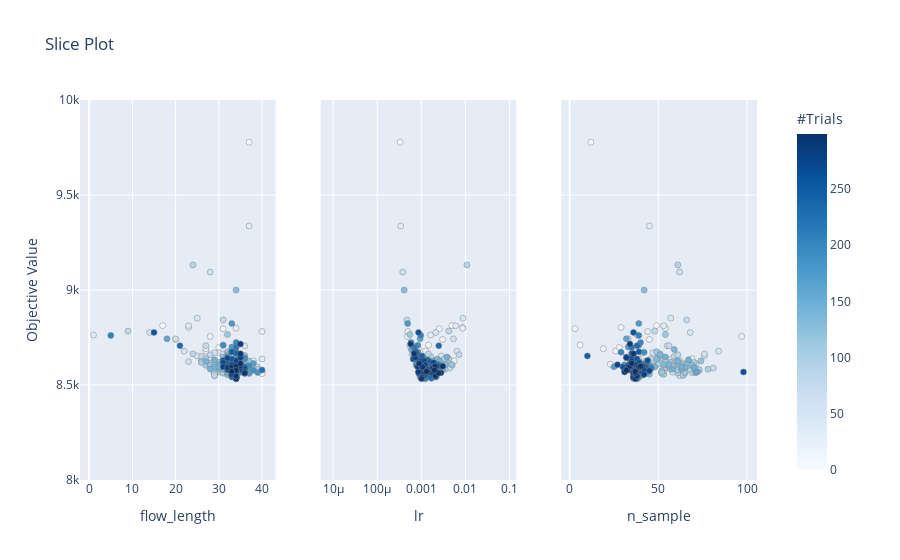

The notebook cell this image was saved under:
### Code cell
fig.update_yaxes(range=[8000, 10000])
fig

### Figure 1 — Plotly figure (JSON) as saved in the notebook; plotly's stock layout.template omitted (floating-point values rounded to 4 significant figures; data arrays with more than 128 entries replaced by an {"elided": "..."} marker saying what was removed)
{"data": [{"marker": {"color": {"elided": "299 int values"}, "colorbar": {"title": {"text": "#Trials"}, "x": 1, "xpad": 40}, "colorscale": [[0, "rgb(247,251,255)"], [0.125, "rgb(222,235,247)"], [0.25, "rgb(198,219,239)"], [0.375, "rgb(158,202,225)"], [0.5, "rgb(107,174,214)"], [0.625, "rgb(66,146,198)"], [0.75, "rgb(33,113,181)"], [0.875, "rgb(8,81,156)"], [1, "rgb(8,48,107)"]], "line": {"color": "Grey", "width": 0.5}, "showscale": true}, "mode": "markers", "showlegend": false, "type": "scatter", "x": {"elided": "299 int values"}, "xaxis": "x", "y": {"elided": "299 float values"}, "yaxis": "y"}, {"marker": {"color": {"elided": "299 int values"}, "colorbar": {"title": {"text": "#Trials"}, "x": 1, "xpad": 40}, "colorscale": [[0, "rgb(247,251,255)"], [0.125, "rgb(222,235,247)"], [0.25, "rgb(198,219,239)"], [0.375, "rgb(158,202,225)"], [0.5, "rgb(107,174,214)"], [0.625, "rgb(66,146,198)"], [0.75, "rgb(33,113,181)"], [0.875, "rgb(8,81,156)"], [1, "rgb(8,48,107)"]], "line": {"color": "Grey", "width": 0.5}, "showscale": false}, "mode": "markers", "showlegend": false, "type": "scatter", "x": {"elided": "299 float values"}, "xaxis": "x2", "y": {"elided": "299 float values"}, "yaxis": "y2"}, {"marker": {"color": {"elided": "299 int values"}, "colorbar": {"title": {"text": "#Trials"}, "x": 1, "xpad": 40}, "colorscale": [[0, "rgb(247,251,255)"], [0.125, "rgb(222,235,247)"], [0.25, "rgb(198,219,239)"], [0.375, "rgb(158,202,225)"], [0.5, "rgb(107,174,214)"], [0.625, "rgb(66,146,198)"], [0.75, "rgb(33,113,181)"], [0.875, "rgb(8,81,156)"], [1, "rgb(8,48,107)"]], "line": {"color": "Grey", "width": 0.5}, "showscale": false}, "mode": "markers", "showlegend": false, "type": "scatter", "x": {"elided": "299 int values"}, "xaxis": "x3", "y": {"elided": "299 float values"}, "yaxis": "y3"}], "layout": {"title": {"text": "Slice Plot"}, "xaxis": {"anchor": "y", "domain": [0, 0.2889], "title": {"text": "flow_length"}}, "xaxis2": {"anchor": "y2", "domain": [0.3556, 0.6444], "title": {"text": "lr"}, "type": "log"}, "xaxis3": {"anchor": "y3", "domain": [0.7111, 1], "title": {"text": "n_sample"}}, "yaxis": {"anchor": "x", "domain": [0, 1], "range": [8000, 10000], "title": {"text": "Objective Value"}}, "yaxis2": {"anchor": "x2", "domain": [0, 1], "matches": "y", "range": [8000, 10000], "showticklabels": false}, "yaxis3": {"anchor": "x3", "domain": [0, 1], "matches": "y", "range": [8000, 10000], "showticklabels": false}}}
